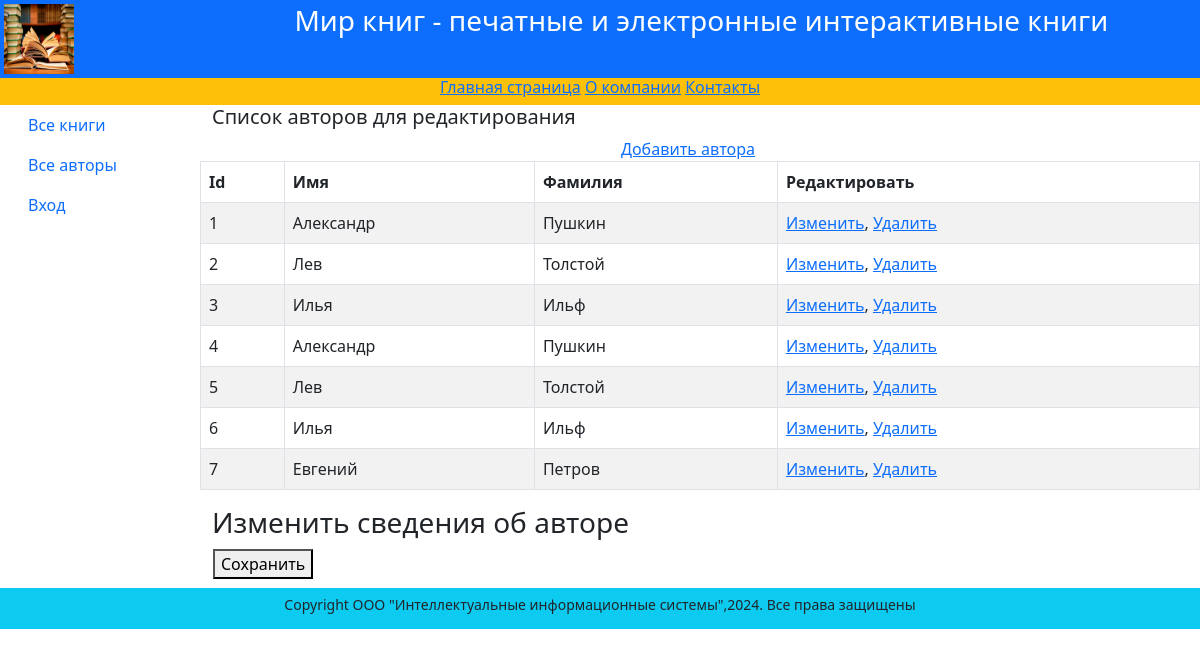
The app's page /edit_authors/ with its own data.
### catalog/models.py (models this page shows, shortened)
class Author(models.Model):
  first_name = models.CharField(max_length=100,
                                help_text="Введите имя автора",
                                verbose_name="Имя автора")
  last_name = models.CharField(max_length=100,
                               help_text="Введите фамилию автора",
                               verbose_name="Фамилия автора")
  date_of_birth = models.DateField(
     help_text="Введите дату рождения",
     verbose_name="Дата рождения",
     null=True, blank=True)
  about = models.TextField(help_text="Введите сведения об авторе",
                           verbose_name="Сведения об авторе",null=True)
  photo = models.ImageField(upload_to='images',
                            help_text="Введите фото автора",
                            verbose_name="Фото автора",
                            null=True, blank=True)

### catalog/views.py (the view)
# urls.py: path('edit_authors/', views.edit_authors, name='edit_authors'),
def edit_authors(request):
 author = Author.objects.all()
 context = {'author': author}
 return render(request, "catalog/edit_authors.html", context)

### catalog/templates/catalog/edit_authors.html (shortened to what this page needs)
{% extends "base_generic.html" %}
{% block content %}
{% if author %}
    <div class="row text-start lh-2">
        <h5>Список авторов для редактирования</h5>
    </div>
    <div class="row">
        <a href="/authors_add/{{ authors_add }}">Добавить автора</a>
    </div>
    <table class="table table-striped table-bordered text-start">
        <thead>
            <tr>
                <th>Id</th>
                <th>Имя</th>
                <th>Фамилия</th>
                <th>Редактировать</th>
            </tr>
        </thead>
        <tbody>
            {% for author in author %}
            <tr>
                <td>{{ author.id }}</td>
                <td>{{ author.first_name }}</td>
                <td>{{ author.last_name }}</td>
                <td>
                    <a href="/edit_author/{{ author.id }}">Изменить</a>,
                    <a href="/delete/{{ author.id }}">Удалить</a>
                </td>
            </tr>
            {% endfor %}
        </tbody>
    </table>
{% else %}
    <p>В базе данных нет авторов</p>
{% endif %}
<div class="row text-start lh-2">
    <h3>Изменить сведения об авторе</h3>
</div>
<form method="post" enctype="multipart/form-data">
    <table class="text-start">
        <tr>
            <th colspan="2">
                <button type="submit">Сохранить</button>
            </th>
        </tr>
    </table>
</form>
{% endblock %}

### records on screen
Author: id "1", first_name "Александр", last_name "Пушкин"
Author: id "2", first_name "Лев", last_name "Толстой"
Author: id "3", first_name "Илья", last_name "Ильф"
Author: id "4", first_name "Александр", last_name "Пушкин"
Author: id "5", first_name "Лев", last_name "Толстой"
Author: id "6", first_name "Илья", last_name "Ильф"
Author: id "7", first_name "Евгений", last_name "Петров"
